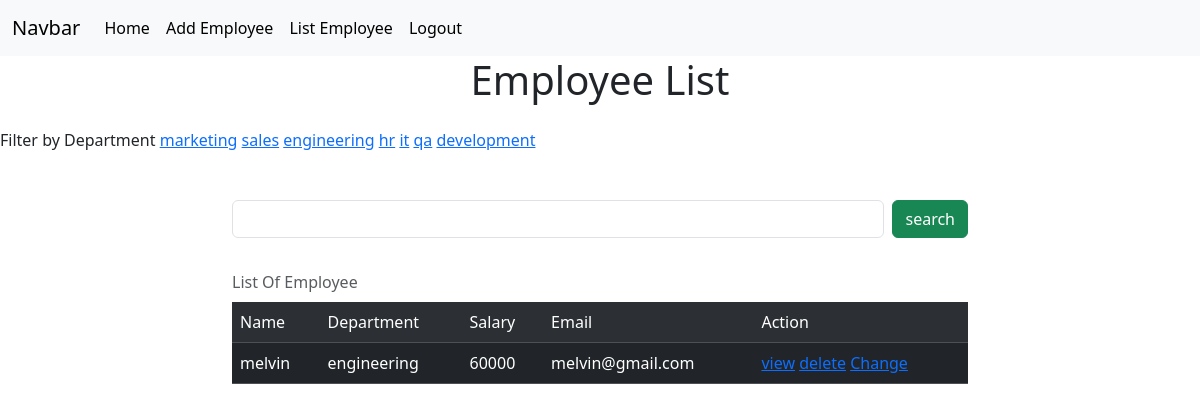
Screenshot of /employees/all?department=engineering (signed in) with the database file from the repository.
### crm/models.py (models this page shows)
class Employees(models.Model):
    name=models.CharField(max_length=100)
    department=models.CharField(max_length=100)
    salary=models.PositiveIntegerField()
    email=models.EmailField(unique=True)
    age=models.PositiveIntegerField()
    contact=models.CharField(null=True,max_length=10,)
    profile_pic=models.ImageField(upload_to="images",null=True,blank=True) #{null used for databse},{blankis for form}
    dob=models.DateField(null=True,blank=True)
    def __str__(self):
        return self.name   # for the object string representation

### crm/views.py (the view, shortened to what this page needs)
# urls.py: path('employees/all',views.EmployeeListView.as_view(),name="emp-all"),
@method_decorator(signin_required,name="dispatch")
class EmployeeListView(View):
    def get(self,request,*args,**kwargs):
            qs=Employees.objects.all()
            departments=Employees.objects.all().values_list("department",flat=True).distinct()
            print(departments)
            if "department" in request.GET:
                dept=request.GET.get("department")
                qs=qs.filter(department__iexact=dept)
            return render(request,"emp_list.html",{"data":qs,"departments":departments})

### crm/views.py (called while the page is built)
def signin_required(fn):
    def wrapper(request,*args,**kwargs):
        if not request.user.is_authenticated:
            messages.error(request,"Invalid Session")
            return redirect("signin")
        else:
            return fn(request,*args,**kwargs)
    return wrapper

### crm/templates/emp_list.html (shortened to what this page needs)
{%extends 'base.html'%}
{%block body_block%}
<h1 class="text-center mb-4">Employee List</h1>
<div>
    Filter by Department
    {%for dep in departments%}
        <a href="{%url 'emp-all'%}?department={{dep}}">{{dep}}</a>
    {%endfor%}
</div>
<div class="container mt-5">
    <div class="row">
        <div class="col-2"></div>
        <div class="col-8">
            <form action="" method="post">
                <div class="d-flex">
                    <input type="text" name="box" class="form-control me-2">
                    <button type="submit" class="btn btn-success">search</button>
                </div>
            </form>
        </div>
        <div class="col-2"></div>
    </div>
</div>
<div class="container mt-4">
    <div class="row">
        <div class="col-2"></div>
        <div class="col-8">
            <table class="table table-dark table-striped caption-top">
                <caption>List Of Employee   </caption>
                <tr>
                    <td>Name</td>
                    <td>Department</td>
                    <td>Salary</td>
                    <td>Email</td>
                    <td>Action</td>
                </tr>
                {%for emp in data%}
                <tr>
                    <td>{{emp.name}}</td>
                    <td>{{emp.department}}</td>
                    <td>{{emp.salary}}</td>
                    <td>{{emp.email}}</td>
                    <td>
                        <a href="{%url 'emp-details' emp.id%}">view</a>
                        <a href="{%url 'emp-delete' emp.id%}">delete</a>
                        <a href="{%url 'emp-edit' emp.id%}">Change</a>
                    </td>
                </tr>
                {%endfor%}
            </table>
        </div>
        <div class="col-2"></div>
    </div>
</div>
{%endblock%}

### rows the page displays
Employees: name "melvin", department "engineering", salary "60000", email "melvin@gmail.com"

### other values shown
{{ dep }} "marketing" "sales" "engineering" "hr" "it" "qa" "development"
